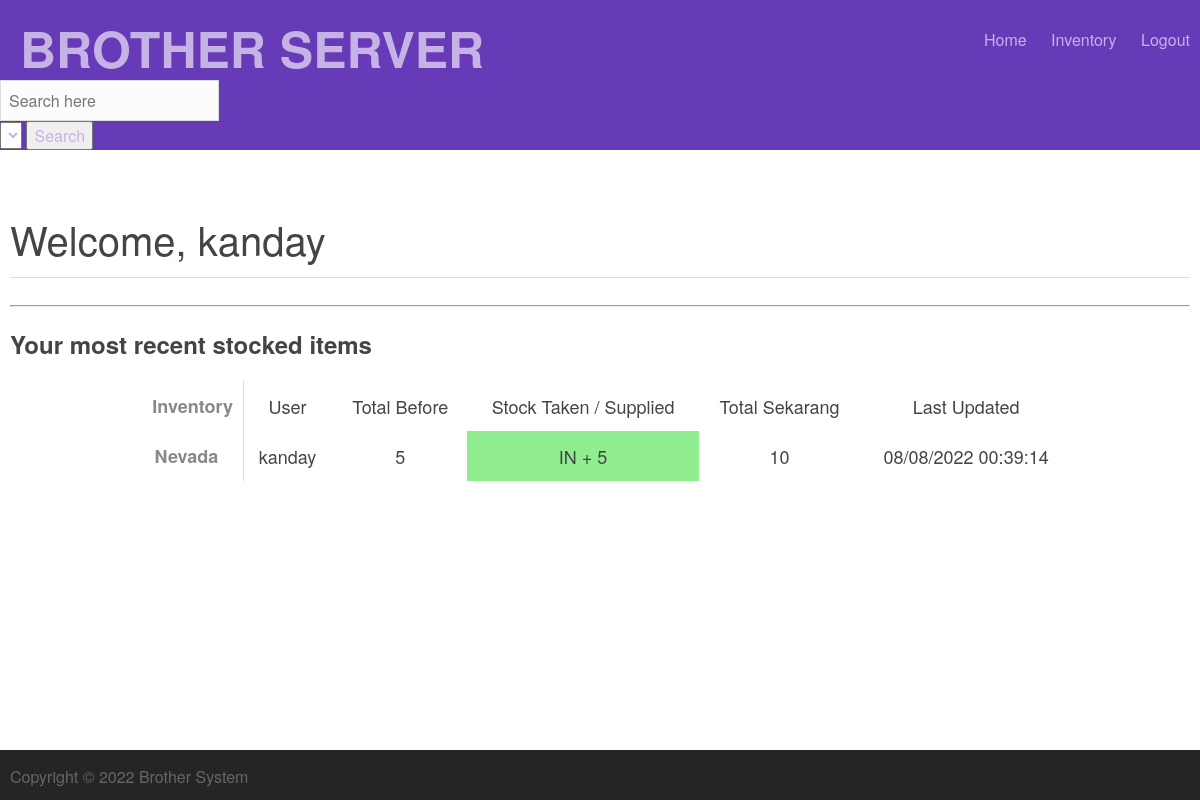
/home (signed in), run on an earlier commit of the app's database.
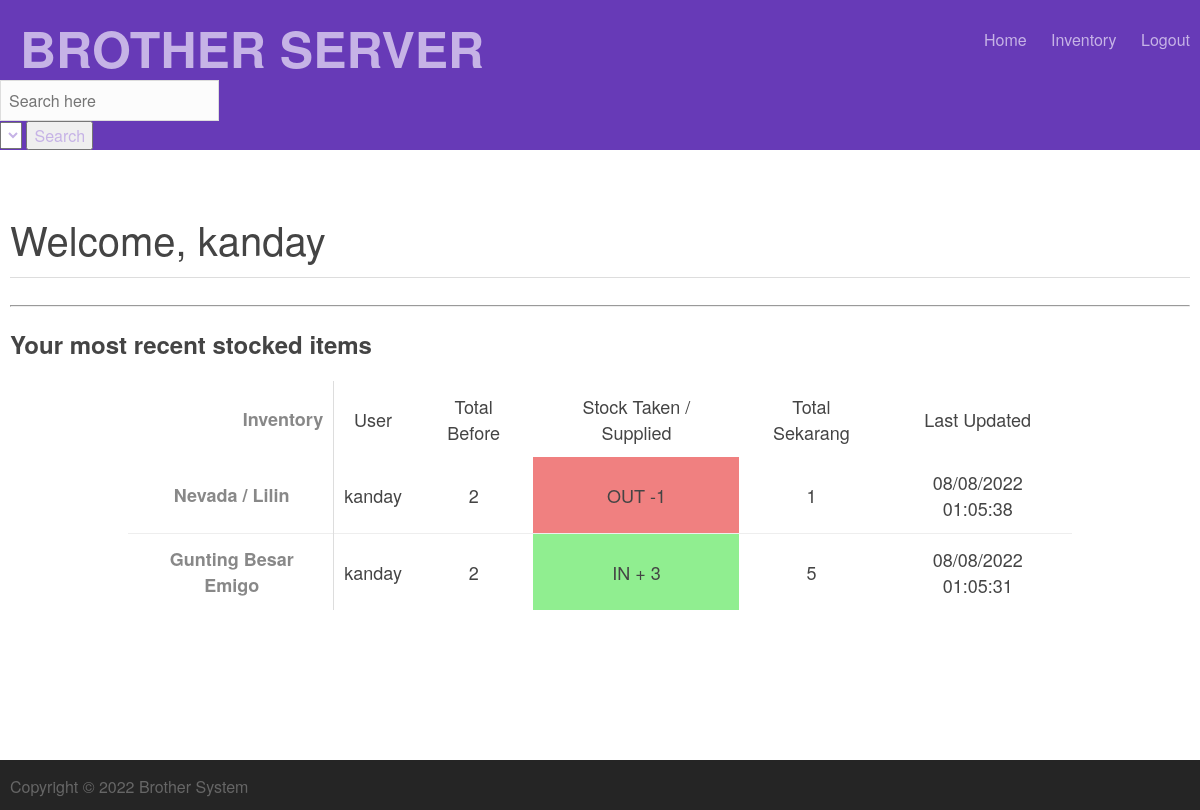
And on a later commit of the database.
### tables this page shows
CREATE TABLE Users(
            user_id INTEGER PRIMARY KEY AUTOINCREMENT,
            username TEXT,
            password TEXT,
            admin INTEGER DEFAULT 0);

CREATE TABLE History(
            history_id INTEGER PRIMARY KEY AUTOINCREMENT,
            user_id INTEGER REFERENCES Users(user_id) NOT NULL,
            inventory_id INTEGER REFERENCES Inventory(inventory_id) NOT NULL,
            stock_before INTEGER,
            stock_after INTEGER,
            stock_taken_supplied INTEGER,
            lastviewed DATE NOT NULL
        );

CREATE TABLE Inventory(
            inventory_id INTEGER PRIMARY KEY AUTOINCREMENT,
            inventoryname TEXT,
            quantity INT,
            description TEXT);

### run.py (the view)
@app.route('/home')
def home():
    if ('logged_in' not in session or not session['logged_in']):
        return redirect(url_for('login'))
    page['title'] = 'User Page'
    user_history = None
    user_history = myDatabase.select_all_history()
    if user_history == None:
        user_history = []
    return render_template("home.html",
                            page=page,
                            session=session,
                            user=user_details,
                            user_history=user_history)

### database.py (called while the page is built)
    def execute(self, sql_string):
        out = None
        for string in sql_string.split(";"):
            try:
                out = self.cur.execute(string)
            except sqlite3.DatabaseError as e:
                print("database error:{}".format(e))
                pass
        return out

    def select_all_history(self):
        sql_query = """
            SELECT inv.inventoryname, user.username, his.stock_before, his.stock_after, his.stock_taken_supplied, his.lastviewed
            FROM (Inventory inv JOIN History his USING(inventory_id)) JOIN USERS user USING(user_id)
            ORDER BY his.history_id DESC
        """
        result = []
        self.execute(sql_query)
        cols = [a[0] for a in self.cur.description]
        returning = self.cur.fetchall()
        for row in returning:
            result.append({a:b for a,b in zip(cols, row)})
        return result

### templates/home.html
{% include 'top.html' %}
<div class="content">
  <div class="container details">
    <h1 class="title">Welcome, {{ user['username'] }}</h1>
    <hr />
    <div>
      <h2 class="containertitle">Your most recent stocked items</h2>
      <table class="styled">
        <thead>
          <tr>
            <td>Inventory</td>
            <td>User</td>
            <td>Total Before</td>
            <td>Stock Taken / Supplied</td>
            <td>Total Sekarang</td>
            <td>Last Updated</td>
          </tr>
        </thead>
        <tbody>
          {% for instance in user_history %}
          <tr>
            <td style="text-align: center">{{ instance.inventoryname }}</td>
            <td>{{ instance.username }}</td>
            <td>{{ instance.stock_before }}</td>
            {% if instance.stock_taken_supplied < 0 %}
            <td bgcolor="lightcoral">OUT {{ instance.stock_taken_supplied }}</td>
            {% else %}
            <td bgcolor="lightgreen">IN + {{ instance.stock_taken_supplied }}</td>
            {% endif %}
            <td>{{ instance.stock_after }}</td>
            <td>{{ instance.lastviewed }}</td>
          </tr>
          {% endfor %}
        </tbody>
      </table>
    </div>
  </div>
</div>
{% include 'bottom.html'%}

### templates/top.html (shortened to what this page needs)
<!DOCTYPE html>
<html>
    <head>
        <link rel="stylesheet" type="text/css" href="{{ url_for('static', filename='css/pure.css') }}">
        <link rel="stylesheet" type="text/css" href="{{ url_for('static', filename='css/grid.css') }}">
        <link rel="stylesheet" type="text/css" href="{{ url_for('static', filename='css/main.css') }}">
    </head>
    <body>
        <div class="body-container">
            <header class="page-header">
                <div class="container">
                    <div class="title">
                        <a href="/"><span class="inner"></span></a>
                    </div>
                    <ul class="page-nav">
                    {% if session.logged_in %}
                        <li><a href="{{ url_for('home') }}"> <span style="text-transform:capitalize">Home</span> </a></li>
                        <li><a href="{{ url_for('list_inventories') }}"> <span style="text-transform:capitalize">Inventory</span> </a></li>
                        <li><a href="{{ url_for('logout') }}"> <span style="text-transform:capitalize">Logout</span> </a></li>
                    {% endif %}
                    </ul>
                </div>
                {% if session.logged_in %}
                    <div>
                        <form name="searchform" class="Search" method="POST" action="" onsubmit="getsearchtarget()" >
                            <input type="text" name="searchterm"  list="fuzzy-suggestion"  placeholder="Search here" autofocus required>
                            <br/>
                            <select id="searchtarget" name="searchtarget">
                            </select>
                            <button type="submit">Search</button>
                        </form>
                    </div>
                {% endif %}
            </header>

### templates/bottom.html (shortened to what this page needs)
    </div>
    <footer class="page-footer">
        <div class="container">
            <div class="pure-g">
                <div class="pure-u-1 pure-u-md-1-2">
                    <ul>
                        <li><span>Copyright &copy; 2022 Brother System</span></li>
                    </ul>
                </div>
            </div>
        </div>
    </footer>
</body>
</html>

### static/css/pure.css (style rules this page uses)
html { font-family: sans-serif; -ms-text-size-adjust: 100%; -webkit-text-size-adjust: 100%; }
body { margin: 0; }
article, aside, details, figcaption, figure, footer, header, hgroup, main, menu, nav, section, summary { display: block; }
a { background-color: transparent; }
h1 { font-size: 2em; margin: 0.67em 0; }
hr { box-sizing: content-box; height: 0; }
button, input, optgroup, select, textarea { color: inherit; font: inherit; margin: 0; }
button { overflow: visible; }
button, select { text-transform: none; }
button, html input[type="button"], input[type="reset"], input[type="submit"] { -webkit-appearance: button; cursor: pointer; }
input { line-height: normal; }
table { border-collapse: collapse; border-spacing: 0; }
td, th { padding: 0; }
.pure-g { letter-spacing: -0.31em; *letter-spacing: normal; *word-spacing: -0.43em; text-rendering: optimizespeed; font-family: FreeSans, Arimo, "Droid Sans", Helvetica, Arial, sans-serif; display: -webkit-flex; -webkit-flex-flow: row wrap; display: -ms-flexbox; -ms-flex-flow: row wrap; -ms-align-content: flex-start; -webkit-align-content: flex-start; align-content: flex-start; }
.pure-g [class *= "pure-u"] { font-family: sans-serif; }
.pure-u-1, .pure-u-1-1, .pure-u-1-2, .pure-u-1-3, .pure-u-2-3, .pure-u-1-4, .pure-u-3-4, .pure-u-1-5, .pure-u-2-5, .pure-u-3-5, .pure-u-4-5, .pure-u-5-5, .pure-u-1-6, .pure-u-5-6, .pure-u-1-8, .pure-u-3-8, .pure-u-5-8, .pure-u-7-8, .pure-u-1-12, .pure-u-5-12, .pure-u-7-12, .pure-u-11-12, .pure-u-1-24, .pure-u-2-24, .pure-u-3-24, .pure-u-4-24, .pure-u-5-24, .pure-u-6-24, .pure-u-7-24, .pure-u-8-24, .pure-u-9-24, .pure-u-10-24, .pure-u-11-24, .pure-u-12-24, .pure-u-13-24, .pure-u-14-24, .pure-u-15-24, .pure-u-16-24, .pure-u-17-24, .pure-u-18-24, .pure-u-19-24, .pure-u-20-24, .pure-u-21-24, .pure-u-22-24, .pure-u-23-24, .pure-u-24-24 { display: inline-block; *display: inline; zoom: 1; letter-spacing: normal; word-spacing: normal; vertical-align: top; text-rendering: auto; }
.pure-u-1, .pure-u-1-1, .pure-u-5-5, .pure-u-24-24 { width: 100%; }

### static/css/grid.css (style rules this page uses)
@media screen and (min-width: 48em) { .pure-u-md-1, .pure-u-md-1-1, .pure-u-md-1-2, .pure-u-md-1-3, .pure-u-md-2-3, .pure-u-md-1-4, .pure-u-md-3-4, .pure-u-md-1-5, .pure-u-md-2-5, .pure-u-md-3-5, .pure-u-md-4-5, .pure-u-md-5-5, .pure-u-md-1-6, .pure-u-md-5-6, .pure-u-md-1-8, .pure-u-md-3-8, .pure-u-md-5-8, .pure-u-md-7-8, .pure-u-md-1-12, .pure-u-md-5-12, .pure-u-md-7-12, .pure-u-md-11-12, .pure-u-md-1-24, .pure-u-md-2-24, .pure-u-md-3-24, .pure-u-md-4-24, .pure-u-md-5-24, .pure-u-md-6-24, .pure-u-md-7-24, .pure-u-md-8-24, .pure-u-md-9-24, .pure-u-md-10-24, .pure-u-md-11-24, .pure-u-md-12-24, .pure-u-md-13-24, .pure-u-md-14-24, .pure-u-md-15-24, .pure-u-md-16-24, .pure-u-md-17-24, .pure-u-md-18-24, .pure-u-md-19-24, .pure-u-md-20-24, .pure-u-md-21-24, .pure-u-md-22-24, .pure-u-md-23-24, .pure-u-md-24-24 { display: inline-block; *display: inline; zoom: 1; letter-spacing: normal; word-spacing: normal; vertical-align: top; text-rendering: auto; } }
@media screen and (min-width: 48em) { .pure-u-md-1-2, .pure-u-md-12-24 { width: 50%; *width: 49.9690%; } }

What changed in the data, as far as the page shows it:
added History: inventoryname "Nevada / Lilin", username "kanday", stock_before "2", stock_taken_supplied "-1", stock_after "1", lastviewed "08/08/2022 01:05:38"
changed History: inventoryname "Nevada" → "Gunting Besar Emigo"; stock_before "5" → "2"; stock_taken_supplied "5" → "3"; stock_after "10" → "5"; lastviewed "08/08/2022 00:39:14" → "08/08/2022 01:05:31"
